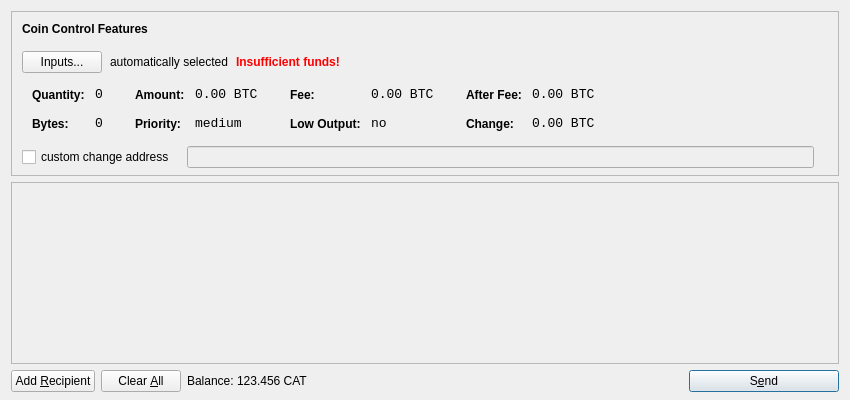
<?xml version="1.0" encoding="UTF-8"?>
<ui version="4.0">
 <class>SendCoinsDialog</class>
 <widget class="QDialog" name="SendCoinsDialog">
  <property name="geometry">
   <rect>
    <x>0</x>
    <y>0</y>
    <width>850</width>
    <height>400</height>
   </rect>
  </property>
  <property name="windowTitle">
   <string>Send Coins</string>
  </property>
  <layout class="QVBoxLayout" name="verticalLayout" stretch="0,1,0">
   <property name="bottomMargin">
    <number>8</number>
   </property>
   <item>
    <widget class="QFrame" name="frameCoinControl">
     <property name="sizePolicy">
      <sizepolicy hsizetype="Expanding" vsizetype="Expanding">
       <horstretch>0</horstretch>
       <verstretch>0</verstretch>
      </sizepolicy>
     </property>
     <property name="maximumSize">
      <size>
       <width>16777215</width>
       <height>16777215</height>
      </size>
     </property>
     <property name="frameShape">
      <enum>QFrame::StyledPanel</enum>
     </property>
     <property name="frameShadow">
      <enum>QFrame::Sunken</enum>
     </property>
     <layout class="QVBoxLayout" name="verticalLayoutCoinControl2">
      <property name="spacing">
       <number>-1</number>
      </property>
      <property name="leftMargin">
       <number>0</number>
      </property>
      <property name="topMargin">
       <number>0</number>
      </property>
      <property name="rightMargin">
       <number>0</number>
      </property>
      <property name="bottomMargin">
       <number>6</number>
      </property>
      <item>
       <layout class="QVBoxLayout" name="verticalLayoutCoinControl" stretch="0,0,0,0,1">
        <property name="spacing">
         <number>0</number>
        </property>
        <property name="leftMargin">
         <number>10</number>
        </property>
        <property name="topMargin">
         <number>10</number>
        </property>
        <item>
         <layout class="QHBoxLayout" name="horizontalLayoutCoinControl1">
          <property name="bottomMargin">
           <number>15</number>
          </property>
          <item>
           <widget class="QLabel" name="labelCoinControlFeatures">
            <property name="sizePolicy">
             <sizepolicy hsizetype="Preferred" vsizetype="Maximum">
              <horstretch>0</horstretch>
              <verstretch>0</verstretch>
             </sizepolicy>
            </property>
            <property name="font">
             <font>
              <weight>75</weight>
              <bold>true</bold>
             </font>
            </property>
            <property name="styleSheet">
             <string notr="true">font-weight:bold;</string>
            </property>
            <property name="text">
             <string>Coin Control Features</string>
            </property>
           </widget>
          </item>
         </layout>
        </item>
        <item>
         <layout class="QHBoxLayout" name="horizontalLayoutCoinControl2" stretch="0,0,0,0">
          <property name="spacing">
           <number>8</number>
          </property>
          <property name="bottomMargin">
           <number>10</number>
          </property>
          <item>
           <widget class="QPushButton" name="pushButtonCoinControl">
            <property name="styleSheet">
             <string notr="true"/>
            </property>
            <property name="text">
             <string>Inputs...</string>
            </property>
           </widget>
          </item>
          <item>
           <widget class="QLabel" name="labelCoinControlAutomaticallySelected">
            <property name="text">
             <string>automatically selected</string>
            </property>
            <property name="margin">
             <number>5</number>
            </property>
           </widget>
          </item>
          <item>
           <widget class="QLabel" name="labelCoinControlInsuffFunds">
            <property name="font">
             <font>
              <weight>75</weight>
              <bold>true</bold>
             </font>
            </property>
            <property name="styleSheet">
             <string notr="true">color:red;font-weight:bold;</string>
            </property>
            <property name="text">
             <string>Insufficient funds!</string>
            </property>
            <property name="margin">
             <number>5</number>
            </property>
           </widget>
          </item>
          <item>
           <spacer name="horizontalSpacerCoinControl">
            <property name="orientation">
             <enum>Qt::Horizontal</enum>
            </property>
            <property name="sizeHint" stdset="0">
             <size>
              <width>40</width>
              <height>1</height>
             </size>
            </property>
           </spacer>
          </item>
         </layout>
        </item>
        <item>
         <widget class="QWidget" name="widgetCoinControl" native="true">
          <property name="sizePolicy">
           <sizepolicy hsizetype="Preferred" vsizetype="Preferred">
            <horstretch>0</horstretch>
            <verstretch>0</verstretch>
           </sizepolicy>
          </property>
          <property name="minimumSize">
           <size>
            <width>0</width>
            <height>0</height>
           </size>
          </property>
          <property name="styleSheet">
           <string notr="true"/>
          </property>
          <layout class="QHBoxLayout" name="horizontalLayoutCoinControl5">
           <property name="margin">
            <number>0</number>
           </property>
           <item>
            <layout class="QHBoxLayout" name="horizontalLayoutCoinControl3" stretch="0,0,0,1">
             <property name="spacing">
              <number>20</number>
             </property>
             <property name="topMargin">
              <number>0</number>
             </property>
             <property name="bottomMargin">
              <number>10</number>
             </property>
             <item>
              <layout class="QFormLayout" name="formLayoutCoinControl1">
               <property name="horizontalSpacing">
                <number>10</number>
               </property>
               <property name="verticalSpacing">
                <number>14</number>
               </property>
               <property name="leftMargin">
                <number>10</number>
               </property>
               <property name="topMargin">
                <number>4</number>
               </property>
               <property name="rightMargin">
                <number>6</number>
               </property>
               <item row="0" column="0">
                <widget class="QLabel" name="labelCoinControlQuantityText">
                 <property name="styleSheet">
                  <string notr="true">font-weight:bold;</string>
                 </property>
                 <property name="text">
                  <string>Quantity:</string>
                 </property>
                 <property name="margin">
                  <number>0</number>
                 </property>
                </widget>
               </item>
               <item row="0" column="1">
                <widget class="QLabel" name="labelCoinControlQuantity">
                 <property name="font">
                  <font>
                   <family>Monospace</family>
                   <pointsize>10</pointsize>
                  </font>
                 </property>
                 <property name="cursor">
                  <cursorShape>IBeamCursor</cursorShape>
                 </property>
                 <property name="contextMenuPolicy">
                  <enum>Qt::ActionsContextMenu</enum>
                 </property>
                 <property name="text">
                  <string notr="true">0</string>
                 </property>
                 <property name="margin">
                  <number>0</number>
                 </property>
                 <property name="textInteractionFlags">
                  <set>Qt::LinksAccessibleByMouse|Qt::TextSelectableByKeyboard|Qt::TextSelectableByMouse</set>
                 </property>
                </widget>
               </item>
               <item row="1" column="0">
                <widget class="QLabel" name="labelCoinControlBytesText">
                 <property name="styleSheet">
                  <string notr="true">font-weight:bold;</string>
                 </property>
                 <property name="text">
                  <string>Bytes:</string>
                 </property>
                </widget>
               </item>
               <item row="1" column="1">
                <widget class="QLabel" name="labelCoinControlBytes">
                 <property name="font">
                  <font>
                   <family>Monospace</family>
                   <pointsize>10</pointsize>
                  </font>
                 </property>
                 <property name="cursor">
                  <cursorShape>IBeamCursor</cursorShape>
                 </property>
                 <property name="contextMenuPolicy">
                  <enum>Qt::ActionsContextMenu</enum>
                 </property>
                 <property name="text">
                  <string notr="true">0</string>
                 </property>
                 <property name="textInteractionFlags">
                  <set>Qt::LinksAccessibleByMouse|Qt::TextSelectableByKeyboard|Qt::TextSelectableByMouse</set>
                 </property>
                </widget>
               </item>
              </layout>
             </item>
             <item>
              <layout class="QFormLayout" name="formLayoutCoinControl2">
               <property name="horizontalSpacing">
                <number>10</number>
               </property>
               <property name="verticalSpacing">
                <number>14</number>
               </property>
               <property name="leftMargin">
                <number>6</number>
               </property>
               <property name="topMargin">
                <number>4</number>
               </property>
               <property name="rightMargin">
                <number>6</number>
               </property>
               <item row="0" column="0">
                <widget class="QLabel" name="labelCoinControlAmountText">
                 <property name="styleSheet">
                  <string notr="true">font-weight:bold;</string>
                 </property>
                 <property name="text">
                  <string>Amount:</string>
                 </property>
                 <property name="margin">
                  <number>0</number>
                 </property>
                </widget>
               </item>
               <item row="0" column="1">
                <widget class="QLabel" name="labelCoinControlAmount">
                 <property name="font">
                  <font>
                   <family>Monospace</family>
                   <pointsize>10</pointsize>
                  </font>
                 </property>
                 <property name="cursor">
                  <cursorShape>IBeamCursor</cursorShape>
                 </property>
                 <property name="contextMenuPolicy">
                  <enum>Qt::ActionsContextMenu</enum>
                 </property>
                 <property name="text">
                  <string notr="true">0.00 BTC</string>
                 </property>
                 <property name="textInteractionFlags">
                  <set>Qt::LinksAccessibleByMouse|Qt::TextSelectableByKeyboard|Qt::TextSelectableByMouse</set>
                 </property>
                </widget>
               </item>
               <item row="1" column="0">
                <widget class="QLabel" name="labelCoinControlPriorityText">
                 <property name="styleSheet">
                  <string notr="true">font-weight:bold;</string>
                 </property>
                 <property name="text">
                  <string>Priority:</string>
                 </property>
                </widget>
               </item>
               <item row="1" column="1">
                <widget class="QLabel" name="labelCoinControlPriority">
                 <property name="font">
                  <font>
                   <family>Monospace</family>
                   <pointsize>10</pointsize>
                  </font>
                 </property>
                 <property name="cursor">
                  <cursorShape>IBeamCursor</cursorShape>
                 </property>
                 <property name="contextMenuPolicy">
                  <enum>Qt::ActionsContextMenu</enum>
                 </property>
                 <property name="text">
                  <string>medium</string>
                 </property>
                 <property name="textInteractionFlags">
                  <set>Qt::LinksAccessibleByMouse|Qt::TextSelectableByKeyboard|Qt::TextSelectableByMouse</set>
                 </property>
                </widget>
               </item>
              </layout>
             </item>
             <item>
              <layout class="QFormLayout" name="formLayoutCoinControl3">
               <property name="horizontalSpacing">
                <number>10</number>
               </property>
               <property name="verticalSpacing">
                <number>14</number>
               </property>
               <property name="leftMargin">
                <number>6</number>
               </property>
               <property name="topMargin">
                <number>4</number>
               </property>
               <property name="rightMargin">
                <number>6</number>
               </property>
               <item row="0" column="0">
                <widget class="QLabel" name="labelCoinControlFeeText">
                 <property name="styleSheet">
                  <string notr="true">font-weight:bold;</string>
                 </property>
                 <property name="text">
                  <string>Fee:</string>
                 </property>
                 <property name="margin">
                  <number>0</number>
                 </property>
                </widget>
               </item>
               <item row="0" column="1">
                <widget class="QLabel" name="labelCoinControlFee">
                 <property name="font">
                  <font>
                   <family>Monospace</family>
                   <pointsize>10</pointsize>
                  </font>
                 </property>
                 <property name="cursor">
                  <cursorShape>IBeamCursor</cursorShape>
                 </property>
                 <property name="contextMenuPolicy">
                  <enum>Qt::ActionsContextMenu</enum>
                 </property>
                 <property name="text">
                  <string notr="true">0.00 BTC</string>
                 </property>
                 <property name="textInteractionFlags">
                  <set>Qt::LinksAccessibleByMouse|Qt::TextSelectableByKeyboard|Qt::TextSelectableByMouse</set>
                 </property>
                </widget>
               </item>
               <item row="1" column="0">
                <widget class="QLabel" name="labelCoinControlLowOutputText">
                 <property name="styleSheet">
                  <string notr="true">font-weight:bold;</string>
                 </property>
                 <property name="text">
                  <string>Low Output:</string>
                 </property>
                </widget>
               </item>
               <item row="1" column="1">
                <widget class="QLabel" name="labelCoinControlLowOutput">
                 <property name="font">
                  <font>
                   <family>Monospace</family>
                   <pointsize>10</pointsize>
                  </font>
                 </property>
                 <property name="cursor">
                  <cursorShape>IBeamCursor</cursorShape>
                 </property>
                 <property name="contextMenuPolicy">
                  <enum>Qt::ActionsContextMenu</enum>
                 </property>
                 <property name="text">
                  <string>no</string>
                 </property>
                 <property name="textInteractionFlags">
                  <set>Qt::LinksAccessibleByMouse|Qt::TextSelectableByKeyboard|Qt::TextSelectableByMouse</set>
                 </property>
                </widget>
               </item>
              </layout>
             </item>
             <item>
              <layout class="QFormLayout" name="formLayoutCoinControl4">
               <property name="horizontalSpacing">
                <number>10</number>
               </property>
               <property name="verticalSpacing">
                <number>14</number>
               </property>
               <property name="leftMargin">
                <number>6</number>
               </property>
               <property name="topMargin">
                <number>4</number>
               </property>
               <property name="rightMargin">
                <number>6</number>
               </property>
               <item row="0" column="0">
                <widget class="QLabel" name="labelCoinControlAfterFeeText">
                 <property name="styleSheet">
                  <string notr="true">font-weight:bold;</string>
                 </property>
                 <property name="text">
                  <string>After Fee:</string>
                 </property>
                 <property name="margin">
                  <number>0</number>
                 </property>
                </widget>
               </item>
               <item row="0" column="1">
                <widget class="QLabel" name="labelCoinControlAfterFee">
                 <property name="font">
                  <font>
                   <family>Monospace</family>
                   <pointsize>10</pointsize>
                  </font>
                 </property>
                 <property name="cursor">
                  <cursorShape>IBeamCursor</cursorShape>
                 </property>
                 <property name="contextMenuPolicy">
                  <enum>Qt::ActionsContextMenu</enum>
                 </property>
                 <property name="text">
                  <string notr="true">0.00 BTC</string>
                 </property>
                 <property name="textInteractionFlags">
                  <set>Qt::LinksAccessibleByMouse|Qt::TextSelectableByKeyboard|Qt::TextSelectableByMouse</set>
                 </property>
                </widget>
               </item>
               <item row="1" column="0">
                <widget class="QLabel" name="labelCoinControlChangeText">
                 <property name="styleSheet">
                  <string notr="true">font-weight:bold;</string>
                 </property>
                 <property name="text">
                  <string>Change:</string>
                 </property>
                </widget>
               </item>
               <item row="1" column="1">
                <widget class="QLabel" name="labelCoinControlChange">
                 <property name="font">
                  <font>
                   <family>Monospace</family>
                   <pointsize>10</pointsize>
                  </font>
                 </property>
                 <property name="cursor">
                  <cursorShape>IBeamCursor</cursorShape>
                 </property>
                 <property name="contextMenuPolicy">
                  <enum>Qt::ActionsContextMenu</enum>
                 </property>
                 <property name="text">
                  <string notr="true">0.00 BTC</string>
                 </property>
                 <property name="textInteractionFlags">
                  <set>Qt::LinksAccessibleByMouse|Qt::TextSelectableByKeyboard|Qt::TextSelectableByMouse</set>
                 </property>
                </widget>
               </item>
              </layout>
             </item>
            </layout>
           </item>
          </layout>
         </widget>
        </item>
        <item>
         <layout class="QHBoxLayout" name="horizontalLayoutCoinControl4" stretch="0,0,0">
          <property name="spacing">
           <number>12</number>
          </property>
          <property name="sizeConstraint">
           <enum>QLayout::SetDefaultConstraint</enum>
          </property>
          <property name="topMargin">
           <number>5</number>
          </property>
          <property name="rightMargin">
           <number>5</number>
          </property>
          <item>
           <widget class="QCheckBox" name="checkBoxCoinControlChange">
            <property name="text">
             <string>custom change address</string>
            </property>
           </widget>
          </item>
          <item>
           <widget class="QLineEdit" name="lineEditCoinControlChange">
            <property name="enabled">
             <bool>false</bool>
            </property>
            <property name="sizePolicy">
             <sizepolicy hsizetype="Expanding" vsizetype="Fixed">
              <horstretch>0</horstretch>
              <verstretch>0</verstretch>
             </sizepolicy>
            </property>
           </widget>
          </item>
          <item>
           <widget class="QLabel" name="labelCoinControlChangeLabel">
            <property name="sizePolicy">
             <sizepolicy hsizetype="Preferred" vsizetype="Expanding">
              <horstretch>0</horstretch>
              <verstretch>0</verstretch>
             </sizepolicy>
            </property>
            <property name="minimumSize">
             <size>
              <width>0</width>
              <height>0</height>
             </size>
            </property>
            <property name="text">
             <string/>
            </property>
            <property name="margin">
             <number>3</number>
            </property>
           </widget>
          </item>
         </layout>
        </item>
        <item>
         <spacer name="verticalSpacerCoinControl">
          <property name="orientation">
           <enum>Qt::Vertical</enum>
          </property>
          <property name="sizeHint" stdset="0">
           <size>
            <width>800</width>
            <height>1</height>
           </size>
          </property>
         </spacer>
        </item>
       </layout>
      </item>
     </layout>
    </widget>
   </item>
   <item>
    <widget class="QScrollArea" name="scrollArea">
     <property name="widgetResizable">
      <bool>true</bool>
     </property>
     <widget class="QWidget" name="scrollAreaWidgetContents">
      <property name="geometry">
       <rect>
        <x>0</x>
        <y>0</y>
        <width>830</width>
        <height>165</height>
       </rect>
      </property>
      <layout class="QVBoxLayout" name="verticalLayout_2">
       <property name="margin">
        <number>0</number>
       </property>
       <item>
        <layout class="QVBoxLayout" name="entries">
         <property name="spacing">
          <number>6</number>
         </property>
        </layout>
       </item>
       <item>
        <spacer name="verticalSpacer">
         <property name="orientation">
          <enum>Qt::Vertical</enum>
         </property>
         <property name="sizeHint" stdset="0">
          <size>
           <width>20</width>
           <height>40</height>
          </size>
         </property>
        </spacer>
       </item>
      </layout>
     </widget>
    </widget>
   </item>
   <item>
    <layout class="QHBoxLayout" name="horizontalLayout">
     <item>
      <widget class="QPushButton" name="addButton">
       <property name="toolTip">
        <string>Send to multiple recipients at once</string>
       </property>
       <property name="text">
        <string>Add &amp;Recipient</string>
       </property>
       <property name="icon">
        <iconset resource="../bitcoin.qrc">
         <normaloff>:/icons/add</normaloff>:/icons/add</iconset>
       </property>
       <property name="autoDefault">
        <bool>false</bool>
       </property>
      </widget>
     </item>
     <item>
      <widget class="QPushButton" name="clearButton">
       <property name="sizePolicy">
        <sizepolicy hsizetype="Minimum" vsizetype="Fixed">
         <horstretch>0</horstretch>
         <verstretch>0</verstretch>
        </sizepolicy>
       </property>
       <property name="toolTip">
        <string>Remove all transaction fields</string>
       </property>
       <property name="text">
        <string>Clear &amp;All</string>
       </property>
       <property name="icon">
        <iconset resource="../bitcoin.qrc">
         <normaloff>:/icons/remove</normaloff>:/icons/remove</iconset>
       </property>
       <property name="autoRepeatDelay">
        <number>300</number>
       </property>
       <property name="autoDefault">
        <bool>false</bool>
       </property>
      </widget>
     </item>
     <item>
      <layout class="QHBoxLayout" name="horizontalLayout_2">
       <property name="spacing">
        <number>3</number>
       </property>
       <item>
        <widget class="QLabel" name="label">
         <property name="text">
          <string>Balance:</string>
         </property>
        </widget>
       </item>
       <item>
        <widget class="QLabel" name="labelBalance">
         <property name="cursor">
          <cursorShape>IBeamCursor</cursorShape>
         </property>
         <property name="text">
          <string>123.456 CAT</string>
         </property>
         <property name="textInteractionFlags">
          <set>Qt::LinksAccessibleByMouse|Qt::TextSelectableByKeyboard|Qt::TextSelectableByMouse</set>
         </property>
        </widget>
       </item>
      </layout>
     </item>
     <item>
      <spacer name="horizontalSpacer">
       <property name="orientation">
        <enum>Qt::Horizontal</enum>
       </property>
       <property name="sizeHint" stdset="0">
        <size>
         <width>40</width>
         <height>20</height>
        </size>
       </property>
      </spacer>
     </item>
     <item>
      <widget class="QPushButton" name="sendButton">
       <property name="minimumSize">
        <size>
         <width>150</width>
         <height>0</height>
        </size>
       </property>
       <property name="toolTip">
        <string>Confirm the send action</string>
       </property>
       <property name="text">
        <string>S&amp;end</string>
       </property>
       <property name="icon">
        <iconset resource="../bitcoin.qrc">
         <normaloff>:/icons/send</normaloff>:/icons/send</iconset>
       </property>
       <property name="default">
        <bool>true</bool>
       </property>
      </widget>
     </item>
    </layout>
   </item>
  </layout>
 </widget>
 <resources>
  <include location="../bitcoin.qrc"/>
 </resources>
 <connections/>
</ui>
